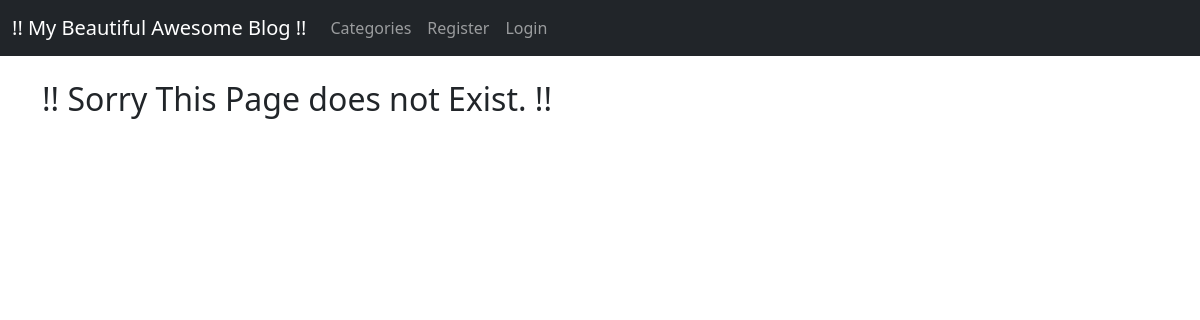
Before: /app/category/cricket/ with the older database file.
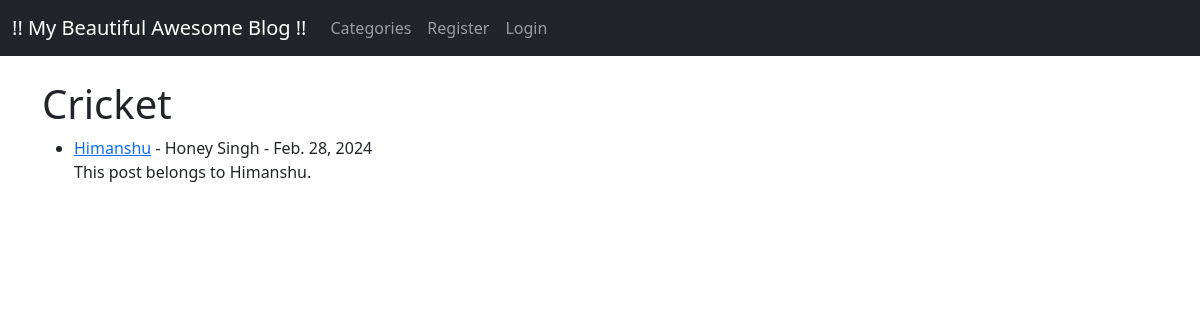
After: the same page with the newer database file.
### app/models.py (models this page shows, shortened)
class Post(models.Model):
    title = models.CharField(max_length=255)
    title_tag = models.CharField(max_length=255)
    author = models.ForeignKey(User,on_delete=models.CASCADE)
    body = models.TextField()
    post_date = models.DateField(auto_now_add=True)
    category = models.CharField(max_length=255, default='coding')

### app/views.py (the view)
# urls.py: path('category/<str:cats>/',CategoryView,name='category'),
def CategoryView(request, cats):
    category_posts = Post.objects.filter(category=cats.replace('-',' '))
    return render(request,'categories.html', {'cats':cats.title().replace('-',' '),'category_posts':category_posts})

### app/templates/categories.html (shortened to what this page needs)
{% extends 'base.html' %}
{% block content %}
{% if category_posts %}
    <h1> {{ cats }} </h1>
    <ul>
    {% for post in category_posts %}
    <li><a href="{% url 'article-detail' post.pk %}">
        {{ post.title }}</a> -
        {{ post.author.first_name }}
        {{ post.author.last_name }} -
        {{ post.post_date }}
        <br>
        {{ post.body|slice:":200" | safe }}
    </li>
    {% endfor %}
    </ul>
{% else %}
<h2> !! Sorry This Page does not Exist. !! </h2>
{% endif %}
{% endblock %}

Changed rows visible on the page:
added Post: category "Cricket", title "Himanshu", author.first_name "Honey", author.last_name "Singh", post_date "Feb. 28, 2024", body "This post belongs to Himanshu."
Other visible differences:
text no longer shown: "!! Sorry This Page does not Exist. !!"
